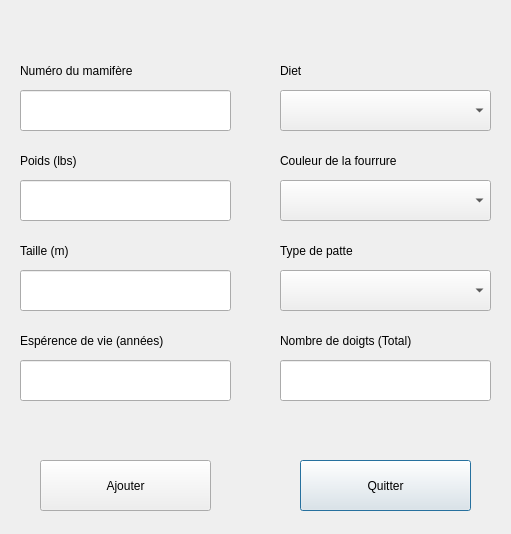
<?xml version="1.0" encoding="UTF-8"?>
<ui version="4.0">
 <class>Dialog</class>
 <widget class="QDialog" name="Dialog">
  <property name="geometry">
   <rect>
    <x>0</x>
    <y>0</y>
    <width>511</width>
    <height>534</height>
   </rect>
  </property>
  <property name="windowTitle">
   <string>Dialog</string>
  </property>
  <widget class="QLineEdit" name="lineEdit">
   <property name="geometry">
    <rect>
     <x>20</x>
     <y>90</y>
     <width>211</width>
     <height>41</height>
    </rect>
   </property>
  </widget>
  <widget class="QLineEdit" name="lineEdit_2">
   <property name="geometry">
    <rect>
     <x>20</x>
     <y>180</y>
     <width>211</width>
     <height>41</height>
    </rect>
   </property>
  </widget>
  <widget class="QLineEdit" name="lineEdit_3">
   <property name="geometry">
    <rect>
     <x>20</x>
     <y>270</y>
     <width>211</width>
     <height>41</height>
    </rect>
   </property>
  </widget>
  <widget class="QLabel" name="label">
   <property name="geometry">
    <rect>
     <x>20</x>
     <y>150</y>
     <width>211</width>
     <height>21</height>
    </rect>
   </property>
   <property name="text">
    <string>Poids (lbs)</string>
   </property>
  </widget>
  <widget class="QLabel" name="label_2">
   <property name="geometry">
    <rect>
     <x>20</x>
     <y>240</y>
     <width>211</width>
     <height>21</height>
    </rect>
   </property>
   <property name="text">
    <string>Taille (m)</string>
   </property>
  </widget>
  <widget class="QLabel" name="label_3">
   <property name="geometry">
    <rect>
     <x>20</x>
     <y>330</y>
     <width>211</width>
     <height>21</height>
    </rect>
   </property>
   <property name="text">
    <string>Espérence de vie (années)</string>
   </property>
  </widget>
  <widget class="QLabel" name="label_4">
   <property name="geometry">
    <rect>
     <x>280</x>
     <y>60</y>
     <width>211</width>
     <height>21</height>
    </rect>
   </property>
   <property name="text">
    <string>Diet</string>
   </property>
  </widget>
  <widget class="QComboBox" name="comboBox">
   <property name="geometry">
    <rect>
     <x>280</x>
     <y>90</y>
     <width>211</width>
     <height>41</height>
    </rect>
   </property>
  </widget>
  <widget class="QPushButton" name="pushButton">
   <property name="geometry">
    <rect>
     <x>300</x>
     <y>460</y>
     <width>171</width>
     <height>51</height>
    </rect>
   </property>
   <property name="text">
    <string>Quitter</string>
   </property>
  </widget>
  <widget class="QLineEdit" name="lineEdit_4">
   <property name="geometry">
    <rect>
     <x>20</x>
     <y>360</y>
     <width>211</width>
     <height>41</height>
    </rect>
   </property>
  </widget>
  <widget class="QLabel" name="label_5">
   <property name="geometry">
    <rect>
     <x>20</x>
     <y>60</y>
     <width>211</width>
     <height>21</height>
    </rect>
   </property>
   <property name="text">
    <string>Numéro du mamifère</string>
   </property>
  </widget>
  <widget class="QPushButton" name="pushButton_2">
   <property name="geometry">
    <rect>
     <x>40</x>
     <y>460</y>
     <width>171</width>
     <height>51</height>
    </rect>
   </property>
   <property name="text">
    <string>Ajouter</string>
   </property>
  </widget>
  <widget class="QComboBox" name="comboBox_2">
   <property name="geometry">
    <rect>
     <x>280</x>
     <y>180</y>
     <width>211</width>
     <height>41</height>
    </rect>
   </property>
  </widget>
  <widget class="QLineEdit" name="lineEdit_5">
   <property name="geometry">
    <rect>
     <x>280</x>
     <y>360</y>
     <width>211</width>
     <height>41</height>
    </rect>
   </property>
  </widget>
  <widget class="QLabel" name="label_6">
   <property name="geometry">
    <rect>
     <x>280</x>
     <y>330</y>
     <width>211</width>
     <height>21</height>
    </rect>
   </property>
   <property name="text">
    <string>Nombre de doigts (Total)</string>
   </property>
  </widget>
  <widget class="QLabel" name="label_7">
   <property name="geometry">
    <rect>
     <x>280</x>
     <y>150</y>
     <width>211</width>
     <height>21</height>
    </rect>
   </property>
   <property name="text">
    <string>Couleur de la fourrure</string>
   </property>
  </widget>
  <widget class="QComboBox" name="comboBox_3">
   <property name="geometry">
    <rect>
     <x>280</x>
     <y>270</y>
     <width>211</width>
     <height>41</height>
    </rect>
   </property>
  </widget>
  <widget class="QLabel" name="label_8">
   <property name="geometry">
    <rect>
     <x>280</x>
     <y>240</y>
     <width>211</width>
     <height>21</height>
    </rect>
   </property>
   <property name="text">
    <string>Type de patte</string>
   </property>
  </widget>
 </widget>
 <resources/>
 <connections/>
</ui>
